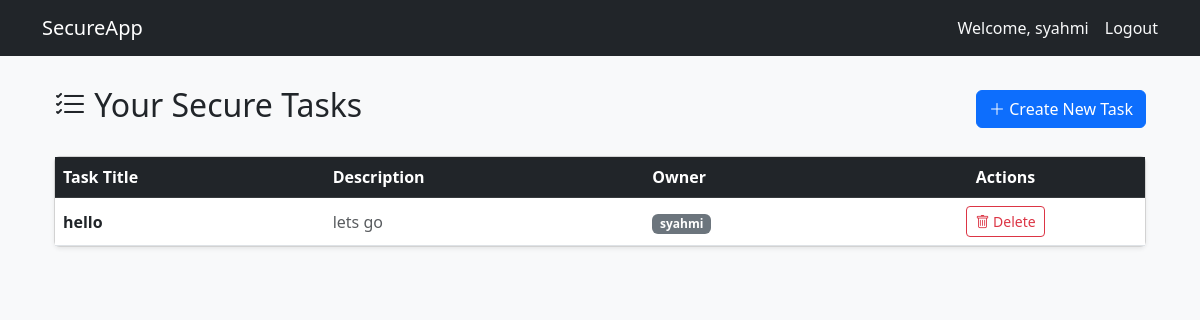
The page /tasks/ (signed in) on the database its author committed.
### tasks/models.py (models this page shows, shortened)
class Task(models.Model):
    title = models.CharField(max_length=100)
    description = models.TextField()
    owner = models.ForeignKey(User, on_delete=models.CASCADE)
    created_at = models.DateTimeField(auto_now_add=True)

### tasks/views.py (the view)
# urls.py: path('', views.task_list, name='task_list'),             # Accessible at /tasks/
@login_required
def task_list(request):
    if request.user.is_staff or request.user.groups.filter(name="Admin").exists():
        tasks = Task.objects.all()
    else:
        tasks = Task.objects.filter(owner=request.user)
    return render(request, "tasks/task_list.html", {"tasks": tasks})

### tasks/templates/tasks/task_list.html (shortened to what this page needs)
{% extends 'base.html' %}
{% block content %}
<div class="container mt-4">
    <div class="d-flex justify-content-between align-items-center mb-4">
        <h2><i class="bi bi-list-check"></i> Your Secure Tasks</h2>
        <a href="{% url 'task_create' %}" class="btn btn-primary">
            <i class="bi bi-plus-lg"></i> Create New Task
        </a>
    </div>
    <div class="card shadow-sm">
        <div class="card-body p-0">
            <div class="table-responsive">
                <table class="table table-hover mb-0">
                    <thead class="table-dark">
                        <tr>
                            <th>Task Title</th>
                            <th>Description</th>
                            <th>Owner</th>
                            <th class="text-center">Actions</th>
                        </tr>
                    </thead>
                    <tbody>
                        {% for task in tasks %}
                        <tr>
                            <td class="align-middle fw-bold">{{ task.title }}</td>
                            <td class="align-middle text-muted">{{ task.description|truncatechars:50 }}</td>
                            <td class="align-middle">
                                <span class="badge bg-secondary">{{ task.owner.username }}</span>
                            </td>
                            <td class="text-center">
                                <form method="post" action="{% url 'task_delete' task.id %}" onsubmit="return confirm('Are you sure you want to delete this task? This action will be logged.');">
                                    <button type="submit" class="btn btn-outline-danger btn-sm">
                                        <i class="bi bi-trash"></i> Delete
                                    </button>
                                </form>
                            </td>
                        </tr>
                        {% empty %}
                        <tr>
                            <td colspan="4" class="text-center py-4 text-muted">
                                No tasks found. Create one to get started!
                            </td>
                        </tr>
                        {% endfor %}
                    </tbody>
                </table>
            </div>
        </div>
    </div>
</div>
{% endblock %}

### templates/base.html (shortened to what this page needs)
<!DOCTYPE html>
<html lang="en">
<head>
    <link href="https://cdn.jsdelivr.net/npm/bootstrap@5.3.0/dist/css/bootstrap.min.css" rel="stylesheet">
    <link href="https://cdn.jsdelivr.net/npm/bootstrap-icons@1.10.5/font/bootstrap-icons.css" rel="stylesheet">
</head>
<body>
    <nav class="navbar navbar-expand-lg navbar-dark bg-dark">
        <div class="container">
            <a class="navbar-brand" href="#">SecureApp</a>
            <div class="navbar-nav ms-auto align-items-center">
                {% if user.is_authenticated %}
                    <span class="nav-item nav-link text-light me-2">Welcome, {{ user.username }}</span>
                    <form method="post" action="{% url 'logout' %}" class="d-inline m-0 p-0">
                        <button type="submit" class="btn btn-link nav-item nav-link text-light p-0">Logout</button>
                    </form>
                {% else %}
                    <a class="nav-item nav-link" href="{% url 'login' %}">Login</a>
                {% endif %}
            </div>
        </div>
    </nav>
    <div class="container">
        {% block content %}{% endblock %}
    </div>
</body>
</html>

### templates/base.html (style rules this page uses)
body { background-color: #f8f9fa; }
.navbar { margin-bottom: 30px; }
.card { box-shadow: 0 4px 8px rgba(0,0,0,0.1); }

### rows shown on the page
Task: title "hello", description "lets go", owner.username "syahmi"

### other values the page prints
{{ user.username }} "syahmi"
